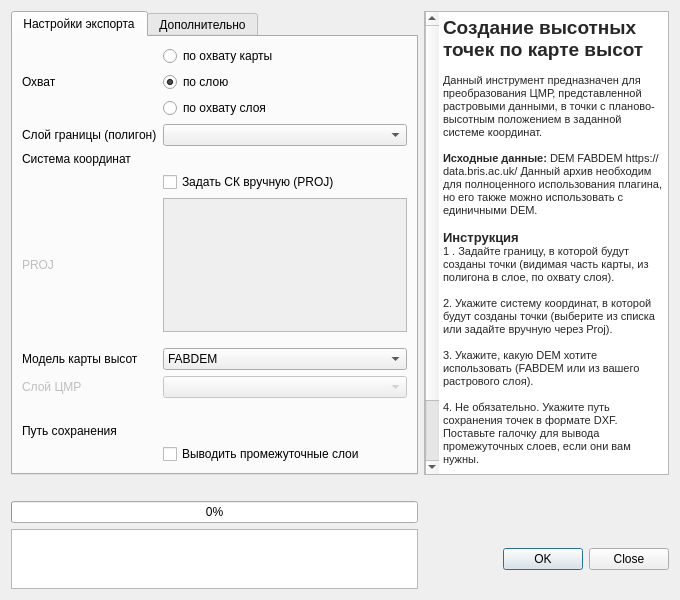
<?xml version="1.0" encoding="UTF-8"?>
<ui version="4.0">
 <class>DEMtoVectorDialogBase</class>
 <widget class="QDialog" name="DEMtoVectorDialogBase">
  <property name="geometry">
   <rect>
    <x>0</x>
    <y>0</y>
    <width>680</width>
    <height>600</height>
   </rect>
  </property>
  <property name="minimumSize">
   <size>
    <width>680</width>
    <height>600</height>
   </size>
  </property>
  <property name="windowTitle">
   <string>DEM to vector (DXF)</string>
  </property>
  <layout class="QGridLayout" name="gridLayout">
   <item row="4" column="0">
    <widget class="QProgressBar" name="progressBar">
     <property name="enabled">
      <bool>true</bool>
     </property>
     <property name="value">
      <number>0</number>
     </property>
     <property name="alignment">
      <set>Qt::AlignCenter</set>
     </property>
     <property name="textVisible">
      <bool>true</bool>
     </property>
     <property name="textDirection">
      <enum>QProgressBar::TopToBottom</enum>
     </property>
     <property name="format">
      <string>%p%</string>
     </property>
    </widget>
   </item>
   <item row="3" column="0">
    <spacer name="verticalSpacer_2">
     <property name="orientation">
      <enum>Qt::Vertical</enum>
     </property>
     <property name="sizeType">
      <enum>QSizePolicy::Minimum</enum>
     </property>
     <property name="sizeHint" stdset="0">
      <size>
       <width>20</width>
       <height>20</height>
      </size>
     </property>
    </spacer>
   </item>
   <item row="5" column="1">
    <widget class="QDialogButtonBox" name="OkButton">
     <property name="layoutDirection">
      <enum>Qt::LeftToRight</enum>
     </property>
     <property name="standardButtons">
      <set>QDialogButtonBox::Close|QDialogButtonBox::Ok</set>
     </property>
     <property name="centerButtons">
      <bool>false</bool>
     </property>
    </widget>
   </item>
   <item row="5" column="0">
    <widget class="QTextBrowser" name="outputText">
     <property name="maximumSize">
      <size>
       <width>16777215</width>
       <height>60</height>
      </size>
     </property>
    </widget>
   </item>
   <item row="1" column="0" rowspan="2">
    <widget class="QTabWidget" name="tabWidget">
     <property name="layoutDirection">
      <enum>Qt::LeftToRight</enum>
     </property>
     <property name="currentIndex">
      <number>0</number>
     </property>
     <widget class="QWidget" name="tab">
      <attribute name="title">
       <string>Настройки экспорта</string>
      </attribute>
      <layout class="QGridLayout" name="gridLayout_2">
       <item row="13" column="0">
        <widget class="QLabel" name="label_6">
         <property name="text">
          <string>Модель карты высот</string>
         </property>
        </widget>
       </item>
       <item row="9" column="1">
        <widget class="QCheckBox" name="checkCrs">
         <property name="text">
          <string>Задать СК вручную (PROJ)</string>
         </property>
        </widget>
       </item>
       <item row="8" column="1">
        <widget class="QgsProjectionSelectionWidget" name="CoordSystem"/>
       </item>
       <item row="4" column="1">
        <widget class="QRadioButton" name="radioButton_1">
         <property name="text">
          <string>по слою</string>
         </property>
         <property name="checked">
          <bool>true</bool>
         </property>
        </widget>
       </item>
       <item row="14" column="1">
        <widget class="QgsMapLayerComboBox" name="RasterLayer">
         <property name="enabled">
          <bool>false</bool>
         </property>
        </widget>
       </item>
       <item row="12" column="0">
        <spacer name="verticalSpacer_3">
         <property name="orientation">
          <enum>Qt::Vertical</enum>
         </property>
         <property name="sizeType">
          <enum>QSizePolicy::Minimum</enum>
         </property>
         <property name="sizeHint" stdset="0">
          <size>
           <width>20</width>
           <height>10</height>
          </size>
         </property>
        </spacer>
       </item>
       <item row="14" column="0">
        <widget class="QLabel" name="label_5">
         <property name="enabled">
          <bool>false</bool>
         </property>
         <property name="text">
          <string>Слой ЦМР</string>
         </property>
        </widget>
       </item>
       <item row="19" column="0">
        <widget class="QLabel" name="label_2">
         <property name="text">
          <string>Путь сохранения</string>
         </property>
        </widget>
       </item>
       <item row="13" column="1">
        <widget class="QComboBox" name="SelectDEM">
         <item>
          <property name="text">
           <string>FABDEM</string>
          </property>
         </item>
         <item>
          <property name="text">
           <string>Из существующего файла</string>
          </property>
         </item>
        </widget>
       </item>
       <item row="3" column="1">
        <widget class="QRadioButton" name="radioButton_3">
         <property name="text">
          <string>по охвату карты</string>
         </property>
        </widget>
       </item>
       <item row="6" column="1">
        <widget class="QgsMapLayerComboBox" name="BorderLayer"/>
       </item>
       <item row="11" column="1">
        <widget class="QPlainTextEdit" name="CrsTextEdit">
         <property name="enabled">
          <bool>false</bool>
         </property>
         <property name="minimumSize">
          <size>
           <width>0</width>
           <height>75</height>
          </size>
         </property>
         <property name="tabChangesFocus">
          <bool>false</bool>
         </property>
         <property name="documentTitle">
          <string/>
         </property>
         <property name="plainText">
          <string/>
         </property>
        </widget>
       </item>
       <item row="5" column="1">
        <widget class="QRadioButton" name="radioButton_2">
         <property name="text">
          <string>по охвату слоя</string>
         </property>
        </widget>
       </item>
       <item row="15" column="0">
        <spacer name="verticalSpacer">
         <property name="orientation">
          <enum>Qt::Vertical</enum>
         </property>
         <property name="sizeType">
          <enum>QSizePolicy::Minimum</enum>
         </property>
         <property name="sizeHint" stdset="0">
          <size>
           <width>10</width>
           <height>20</height>
          </size>
         </property>
        </spacer>
       </item>
       <item row="19" column="1">
        <widget class="QgsFileWidget" name="outputFile">
         <property name="filter">
          <string>DXF (*.dxf)</string>
         </property>
         <property name="storageMode">
          <enum>QgsFileWidget::SaveFile</enum>
         </property>
        </widget>
       </item>
       <item row="20" column="1">
        <widget class="QCheckBox" name="LayersCheckBox">
         <property name="text">
          <string>Выводить промежуточные слои</string>
         </property>
        </widget>
       </item>
       <item row="11" column="0">
        <widget class="QLabel" name="label_7">
         <property name="enabled">
          <bool>false</bool>
         </property>
         <property name="text">
          <string>PROJ</string>
         </property>
        </widget>
       </item>
       <item row="8" column="0">
        <widget class="QLabel" name="label">
         <property name="text">
          <string>Система координат</string>
         </property>
        </widget>
       </item>
       <item row="6" column="0">
        <widget class="QLabel" name="label_3">
         <property name="text">
          <string>Слой границы (полигон)</string>
         </property>
        </widget>
       </item>
       <item row="4" column="0">
        <widget class="QLabel" name="label_4">
         <property name="text">
          <string>Охват</string>
         </property>
        </widget>
       </item>
      </layout>
     </widget>
     <widget class="QWidget" name="tab_2">
      <attribute name="title">
       <string>Дополнительно</string>
      </attribute>
      <layout class="QGridLayout" name="gridLayout_3">
       <item row="2" column="0">
        <widget class="QgsFileWidget" name="directoryGet">
         <property name="fileWidgetButtonVisible">
          <bool>true</bool>
         </property>
         <property name="useLink">
          <bool>false</bool>
         </property>
         <property name="fullUrl">
          <bool>false</bool>
         </property>
         <property name="dialogTitle">
          <string/>
         </property>
         <property name="defaultRoot">
          <string notr="true">O:\ОИГ\data\DEM\FABDEM</string>
         </property>
         <property name="storageMode">
          <enum>QgsFileWidget::GetDirectory</enum>
         </property>
        </widget>
       </item>
       <item row="0" column="0">
        <spacer name="verticalSpacer_5">
         <property name="orientation">
          <enum>Qt::Vertical</enum>
         </property>
         <property name="sizeHint" stdset="0">
          <size>
           <width>20</width>
           <height>40</height>
          </size>
         </property>
        </spacer>
       </item>
       <item row="1" column="0">
        <widget class="QLabel" name="label_8">
         <property name="text">
          <string>Путь к папке с исходными растрами FABDEM</string>
         </property>
        </widget>
       </item>
       <item row="3" column="0">
        <spacer name="verticalSpacer_4">
         <property name="orientation">
          <enum>Qt::Vertical</enum>
         </property>
         <property name="sizeHint" stdset="0">
          <size>
           <width>20</width>
           <height>40</height>
          </size>
         </property>
        </spacer>
       </item>
      </layout>
     </widget>
    </widget>
   </item>
   <item row="1" column="1" rowspan="2">
    <widget class="QTextBrowser" name="textBrowser">
     <property name="maximumSize">
      <size>
       <width>16777215</width>
       <height>16777215</height>
      </size>
     </property>
     <property name="layoutDirection">
      <enum>Qt::RightToLeft</enum>
     </property>
     <property name="html">
      <string>&lt;!DOCTYPE HTML PUBLIC &quot;-//W3C//DTD HTML 4.0//EN&quot; &quot;http://www.w3.org/TR/REC-html40/strict.dtd&quot;&gt;
&lt;html&gt;&lt;head&gt;&lt;meta name=&quot;qrichtext&quot; content=&quot;1&quot; /&gt;&lt;style type=&quot;text/css&quot;&gt;
p, li { white-space: pre-wrap; }
&lt;/style&gt;&lt;/head&gt;&lt;body style=&quot; font-family:'MS Shell Dlg 2'; font-size:8.25pt; font-weight:400; font-style:normal;&quot;&gt;
&lt;p style=&quot; margin-top:0px; margin-bottom:0px; margin-left:0px; margin-right:0px; -qt-block-indent:0; text-indent:0px;&quot;&gt;&lt;span style=&quot; font-size:14pt; font-weight:600; color:#272727;&quot;&gt;Создание высотных точек по карте высот&lt;/span&gt;&lt;/p&gt;
&lt;p style=&quot;-qt-paragraph-type:empty; margin-top:0px; margin-bottom:0px; margin-left:0px; margin-right:0px; -qt-block-indent:0; text-indent:0px; color:#272727;&quot;&gt;&lt;br /&gt;&lt;/p&gt;
&lt;p style=&quot; margin-top:0px; margin-bottom:0px; margin-left:0px; margin-right:0px; -qt-block-indent:0; text-indent:0px;&quot;&gt;&lt;span style=&quot; color:#272727;&quot;&gt;Данный инструмент предназначен для преобразования ЦМР, представленной растровыми данными, в точки с планово-высотным положением в заданной системе координат.&lt;/span&gt;&lt;/p&gt;
&lt;p style=&quot;-qt-paragraph-type:empty; margin-top:0px; margin-bottom:0px; margin-left:0px; margin-right:0px; -qt-block-indent:0; text-indent:0px; color:#272727;&quot;&gt;&lt;br /&gt;&lt;/p&gt;
&lt;p style=&quot; margin-top:0px; margin-bottom:0px; margin-left:0px; margin-right:0px; -qt-block-indent:0; text-indent:0px;&quot;&gt;&lt;span style=&quot; font-weight:600; color:#272727;&quot;&gt;Исходные данные:&lt;/span&gt;&lt;span style=&quot; color:#272727;&quot;&gt; DEM FABDEM https://data.bris.ac.uk/ Данный архив необходим для полноценного использования плагина, но его также можно использовать с единичными DEM.&lt;/span&gt;&lt;/p&gt;
&lt;p style=&quot;-qt-paragraph-type:empty; margin-top:0px; margin-bottom:0px; margin-left:0px; margin-right:0px; -qt-block-indent:0; text-indent:0px; color:#272727;&quot;&gt;&lt;br /&gt;&lt;/p&gt;
&lt;p style=&quot; margin-top:0px; margin-bottom:0px; margin-left:0px; margin-right:0px; -qt-block-indent:0; text-indent:0px;&quot;&gt;&lt;span style=&quot; font-size:10pt; font-weight:600; color:#272727;&quot;&gt;Инструкция&lt;/span&gt;&lt;/p&gt;
&lt;p style=&quot; margin-top:0px; margin-bottom:0px; margin-left:0px; margin-right:0px; -qt-block-indent:0; text-indent:0px;&quot;&gt;&lt;span style=&quot; color:#272727;&quot;&gt;1 . Задайте границу, в которой будут созданы точки (видимая часть карты, из полигона в слое, по охвату слоя).&lt;/span&gt;&lt;/p&gt;
&lt;p style=&quot;-qt-paragraph-type:empty; margin-top:0px; margin-bottom:0px; margin-left:0px; margin-right:0px; -qt-block-indent:0; text-indent:0px; color:#272727;&quot;&gt;&lt;br /&gt;&lt;/p&gt;
&lt;p style=&quot; margin-top:0px; margin-bottom:0px; margin-left:0px; margin-right:0px; -qt-block-indent:0; text-indent:0px;&quot;&gt;&lt;span style=&quot; color:#272727;&quot;&gt;2. Укажите систему координат, в которой будут созданы точки (выберите из списка или задайте вручную через Proj).&lt;/span&gt;&lt;/p&gt;
&lt;p style=&quot;-qt-paragraph-type:empty; margin-top:0px; margin-bottom:0px; margin-left:0px; margin-right:0px; -qt-block-indent:0; text-indent:0px; color:#272727;&quot;&gt;&lt;br /&gt;&lt;/p&gt;
&lt;p style=&quot; margin-top:0px; margin-bottom:0px; margin-left:0px; margin-right:0px; -qt-block-indent:0; text-indent:0px;&quot;&gt;&lt;span style=&quot; color:#272727;&quot;&gt;3. Укажите, какую DEM хотите использовать (FABDEM или из вашего растрового слоя).&lt;/span&gt;&lt;/p&gt;
&lt;p style=&quot;-qt-paragraph-type:empty; margin-top:0px; margin-bottom:0px; margin-left:0px; margin-right:0px; -qt-block-indent:0; text-indent:0px; color:#272727;&quot;&gt;&lt;br /&gt;&lt;/p&gt;
&lt;p style=&quot; margin-top:0px; margin-bottom:0px; margin-left:0px; margin-right:0px; -qt-block-indent:0; text-indent:0px;&quot;&gt;&lt;span style=&quot; color:#272727;&quot;&gt;4. Не обязательно. Укажите путь сохранения точек в формате DXF. Поставьте галочку для вывода промежуточных слоев, если они вам нужны.&lt;br /&gt;&lt;br /&gt;5. В дополнительных настройках укажите путь к папке с исходными растрами FABDEM.&lt;/span&gt;&lt;/p&gt;
&lt;p style=&quot; margin-top:0px; margin-bottom:0px; margin-left:0px; margin-right:0px; -qt-block-indent:0; text-indent:0px;&quot;&gt;&lt;span style=&quot; color:#272727;&quot;&gt;Директория по умолчанию: &lt;/span&gt;&lt;span style=&quot; font-style:italic; color:#272727;&quot;&gt;O:\ОИГ\data\DEM\FABDEM&lt;/span&gt;&lt;/p&gt;&lt;/body&gt;&lt;/html&gt;</string>
     </property>
    </widget>
   </item>
  </layout>
 </widget>
 <customwidgets>
  <customwidget>
   <class>QgsFileWidget</class>
   <extends>QWidget</extends>
   <header>qgsfilewidget.h</header>
  </customwidget>
  <customwidget>
   <class>QgsMapLayerComboBox</class>
   <extends>QComboBox</extends>
   <header>qgsmaplayercombobox.h</header>
  </customwidget>
  <customwidget>
   <class>QgsProjectionSelectionWidget</class>
   <extends>QWidget</extends>
   <header>qgsprojectionselectionwidget.h</header>
  </customwidget>
 </customwidgets>
 <resources/>
 <connections/>
</ui>
